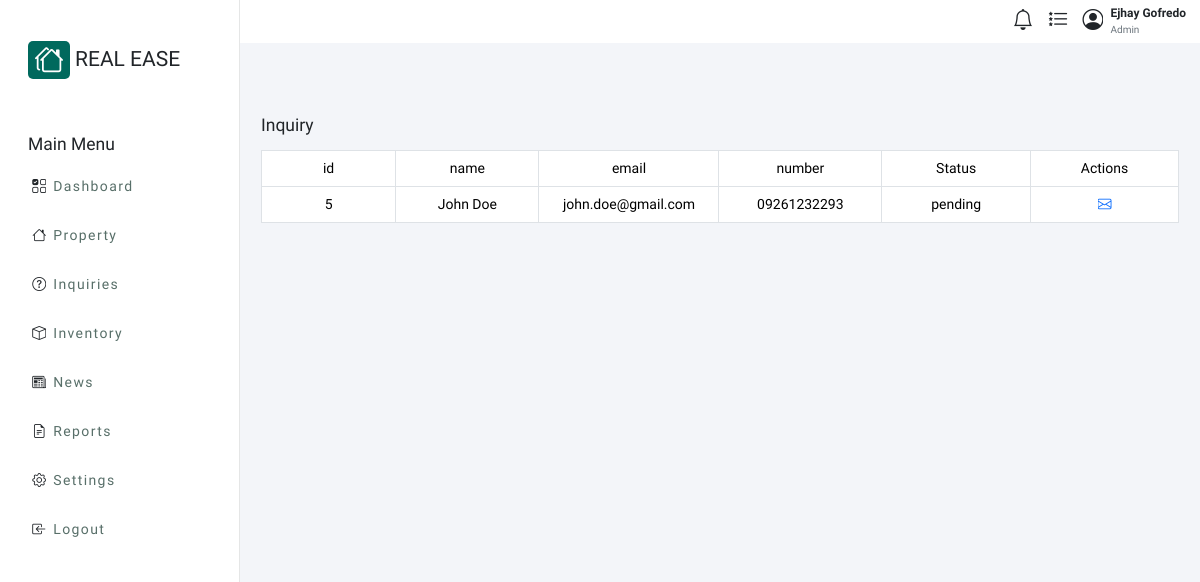
Screenshot of /admin.php?route=inquiry with the database file from the repository.
### tables this page shows
CREATE TABLE IF NOT EXISTS `inquiries` (
  `id` int NOT NULL AUTO_INCREMENT,
  `property_id` int DEFAULT NULL,
  `inquiry_name` varchar(255) DEFAULT NULL,
  `inquiry_number` varchar(20) DEFAULT NULL,
  `inquiry_email` varchar(255) DEFAULT NULL,
  `inquiry_message` text,
  `inquiry_status` varchar(50) NOT NULL DEFAULT 'pending',
  `date_added` datetime DEFAULT NULL,
  PRIMARY KEY (`id`),
  KEY `property_id` (`property_id`),
  CONSTRAINT `inquiries_ibfk_1` FOREIGN KEY (`property_id`) REFERENCES `properties` (`id`)
);

### config/database.php (called while the page is built, shortened)
<?php
class Database {
    private $conn;
    protected function __construct($Host, $Username, $Password, $DBName) {
        $this->host = $Host;
        $this->username = $Username;
        $this->password = $Password;
        $this->dbname = $DBName;
        try {
            $this->conn = new PDO("mysql:host=$this->host", $this->username, $this->password);
            $this->conn->setAttribute(PDO::ATTR_ERRMODE, PDO::ERRMODE_EXCEPTION);
            $create_database = "CREATE DATABASE IF NOT EXISTS $this->dbname";
            $this->conn->exec($create_database);
            $this->conn->exec("USE $this->dbname");
        } catch (PDOException $e) {
            echo "Connection failed: " . $e->getMessage();
        }
    }
    protected function OpenConnection() {
        return $this->conn;
    }
    protected function CloseConnection() {
        $this->conn = null;
    }
}

### app/http/helper/displayInquiry.php (called while the page is built, shortened)
<?php
class DisplayInquiries extends MySQL {
    public function getAllInquiries() {
        try {
            $stmt = parent::openConnection()->prepare("SELECT * FROM inquiries ORDER BY id ASC");
            $stmt->execute();
            return $stmt->fetchAll(PDO::FETCH_ASSOC);
        } catch (PDOException $e) {
            echo "Error: " . $e->getMessage();
            return false;
        } finally {
            parent::closeConnection();
        }
    }
}

### app/view/inquiry.php (the view, shortened to what this page needs)
<?php
require_once 'app/http/helper/displayInquiry.php';
$Inquiries = new DisplayInquiries();
$data = $Inquiries->getAllInquiries();
?>
<div class="d-flex flex-column p-4">
    <div class="d-flex flex-row justify-content-between w-100 h-100 mb-2">
        <h5 class="mt-3">Inquiry</h5>
    </div>
    <div class="table-container">
        <table class="table align-middle mb-0 bg-white p-3 ">
            <thead>
                <tr>
                    <th>id</th>
                    <th>name</th>
                    <th>email</th>
                    <th>number</th>
                    <th>Status</th>
                    <th>Actions</th>
                </tr>
            </thead>
            <tbody>
                <?php foreach ($data as $inquiry): ?>
                    <tr>
                    <td><?php echo htmlspecialchars($inquiry['id']); ?></td>
                        <td><?php echo htmlspecialchars($inquiry['inquiry_name']); ?></td>
                        <td><?php echo htmlspecialchars($inquiry['inquiry_email']); ?></td>
                        <td><?php echo htmlspecialchars($inquiry['inquiry_number']); ?></td>
                        <td><?php echo htmlspecialchars($inquiry['inquiry_status']); ?></td>
                        <td>
                            <div class="table-actions">
                                <a href="#" data-bs-toggle="modal" data-bs-target="#viewInquiry"
                                onclick="
                                document.getElementById('email').textContent = '<?php echo htmlspecialchars($inquiry['inquiry_email']); ?>';
                                document.getElementById('name').value = '<?php echo htmlspecialchars($inquiry['inquiry_name']); ?>';
                                document.getElementById('message').value = '<?php echo htmlspecialchars($inquiry['inquiry_message']); ?>';
                               "><i class="bi bi-envelope"></i></a>
                            </div>
                        </td>
                    </tr>
                <?php endforeach; ?>
            </tbody>
        </table>
    </div>
</div>

### public/assets/styles/global.css (style rules this page uses)
:root { --bg-glass: #282A36; }
* { font-family: "Work Sans", sans-serif; font-optical-sizing: auto; font-weight: 400; font-style: normal; padding: 0; margin: 0; font-size: 14px; }
.table { width: 100%; border-collapse: collapse; }
.table th, .table td { padding: 8px; border: 1px solid #dee2e6; text-align:center; }
.table th { background-color: #f8f9fa; position: sticky; top: 0; z-index: 10; width: 200px; }
.table-container { max-height: 70vh; overflow-y: auto; overflow-x: hidden; }
.table td { word-wrap: break-word; overflow-wrap: break-word; max-width: 200px; }
.table-actions { display: flex; flex-direction: row; justify-content: center; align-items: center; border-width: 0; gap:2rem; }

### admin.php (style rules this page uses)
* { padding: 0; margin: 0; overflow: hidden; }

### rows the page displays
inquiries: id "5", inquiry_name "John Doe", inquiry_email "john.doe@gmail.com", inquiry_number "09261232293", inquiry_status "pending"
